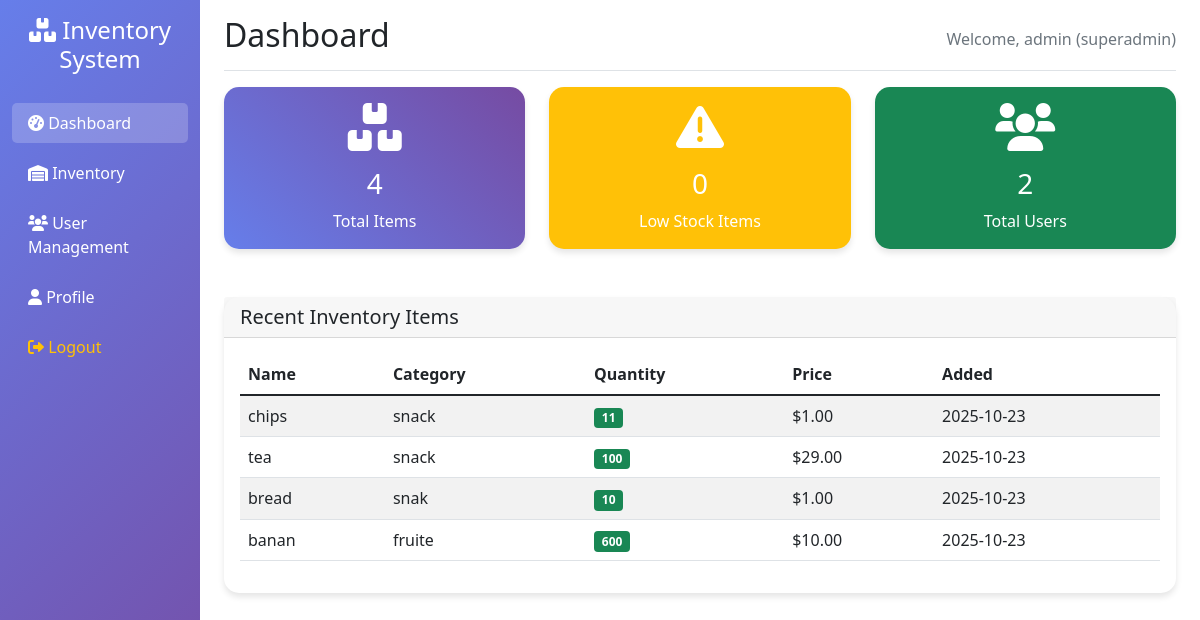
The app's page /dashboard (signed in) with its own data.
### tables this page shows
CREATE TABLE inventory (
    id INTEGER PRIMARY KEY AUTOINCREMENT,
    name VARCHAR(100) NOT NULL,
    description TEXT,
    category VARCHAR(50),
    quantity INTEGER DEFAULT 0,
    price DECIMAL(10,2) DEFAULT 0.00,
    created_by INTEGER,
    created_at TIMESTAMP DEFAULT CURRENT_TIMESTAMP,
    updated_at TIMESTAMP DEFAULT CURRENT_TIMESTAMP,
    FOREIGN KEY (created_by) REFERENCES users (id)
);

### app.py (the view)
@app.route('/dashboard')
@login_required
def dashboard():
    conn = get_db_connection()
    total_items = conn.execute('SELECT COUNT(*) FROM inventory').fetchone()[0]
    low_stock = conn.execute('SELECT COUNT(*) FROM inventory WHERE quantity < 10').fetchone()[0]
    total_users = 0
    if session['role'] in ['superadmin', 'admin']:
        total_users = conn.execute('SELECT COUNT(*) FROM users').fetchone()[0]
    recent_items = conn.execute(
        'SELECT * FROM inventory ORDER BY created_at DESC LIMIT 5'
    ).fetchall()
    conn.close()
    return render_template('dashboard.html',
                         total_items=total_items,
                         low_stock=low_stock,
                         total_users=total_users,
                         recent_items=recent_items)

### app.py (called while the page is built)
def get_db_connection():
    conn = sqlite3.connect(DATABASE)
    conn.row_factory = sqlite3.Row
    return conn

def login_required(f):
    from functools import wraps
    @wraps(f)
    def decorated_function(*args, **kwargs):
        if 'user_id' not in session:
            return redirect(url_for('login'))
        return f(*args, **kwargs)
    return decorated_function

### templates/dashboard.html
{% extends "base.html" %}
{% block header %}Dashboard{% endblock %}
{% block content %}
<div class="row">
    <div class="col-md-4 mb-4">
        <div class="card stat-card">
            <div class="card-body text-center">
                <i class="fas fa-boxes fa-3x mb-3"></i>
                <h3>{{ total_items }}</h3>
                <p class="mb-0">Total Items</p>
            </div>
        </div>
    </div>
    <div class="col-md-4 mb-4">
        <div class="card bg-warning text-white">
            <div class="card-body text-center">
                <i class="fas fa-exclamation-triangle fa-3x mb-3"></i>
                <h3>{{ low_stock }}</h3>
                <p class="mb-0">Low Stock Items</p>
            </div>
        </div>
    </div>
    {% if session.role == 'superadmin' %}
    <div class="col-md-4 mb-4">
        <div class="card bg-success text-white">
            <div class="card-body text-center">
                <i class="fas fa-users fa-3x mb-3"></i>
                <h3>{{ total_users }}</h3>
                <p class="mb-0">Total Users</p>
            </div>
        </div>
    </div>
    {% endif %}
</div>
<div class="row mt-4">
    <div class="col-12">
        <div class="card">
            <div class="card-header">
                <h5 class="card-title mb-0">Recent Inventory Items</h5>
            </div>
            <div class="card-body">
                {% if recent_items %}
                <div class="table-responsive">
                    <table class="table table-striped">
                        <thead>
                            <tr>
                                <th>Name</th>
                                <th>Category</th>
                                <th>Quantity</th>
                                <th>Price</th>
                                <th>Added</th>
                            </tr>
                        </thead>
                        <tbody>
                            {% for item in recent_items %}
                            <tr>
                                <td>{{ item.name }}</td>
                                <td>{{ item.category }}</td>
                                <td>
                                    <span class="badge {% if item.quantity < 10 %}bg-danger{% else %}bg-success{% endif %}">
                                        {{ item.quantity }}
                                    </span>
                                </td>
                                <td>${{ "%.2f"|format(item.price) }}</td>
                                <td>{{ item.created_at[:10] }}</td>
                            </tr>
                            {% endfor %}
                        </tbody>
                    </table>
                </div>
                {% else %}
                <p class="text-muted">No inventory items yet.</p>
                {% endif %}
            </div>
        </div>
    </div>
</div>
{% endblock %}

### templates/base.html (shortened to what this page needs)
<!DOCTYPE html>
<html lang="en">
<head>
    <link href="https://cdn.jsdelivr.net/npm/bootstrap@5.1.3/dist/css/bootstrap.min.css" rel="stylesheet">
    <link href="https://cdnjs.cloudflare.com/ajax/libs/font-awesome/6.0.0/css/all.min.css" rel="stylesheet">
</head>
<body>
    {% if session.user_id %}
    <div class="container-fluid">
        <div class="row">
            <nav class="col-md-3 col-lg-2 d-md-block sidebar collapse">
                <div class="position-sticky pt-3">
                    <h4 class="text-white text-center mb-4">
                        <i class="fas fa-boxes"></i> Inventory System
                    </h4>
                    <ul class="nav flex-column">
                        <li class="nav-item">
                            <a class="nav-link {% if request.endpoint == 'dashboard' %}active{% endif %}"
                               href="{{ url_for('dashboard') }}">
                                <i class="fas fa-tachometer-alt"></i> Dashboard
                            </a>
                        </li>
                        <li class="nav-item">
                            <a class="nav-link {% if request.endpoint == 'inventory' %}active{% endif %}"
                               href="{{ url_for('inventory') }}">
                                <i class="fas fa-warehouse"></i> Inventory
                            </a>
                        </li>
                        {% if session.role == 'superadmin' %}
                        <li class="nav-item">
                            <a class="nav-link {% if request.endpoint == 'users' %}active{% endif %}"
                               href="{{ url_for('users') }}">
                                <i class="fas fa-users"></i> User Management
                            </a>
                        </li>
                        {% endif %}
                        <li class="nav-item">
                            <a class="nav-link {% if request.endpoint == 'profile' %}active{% endif %}"
                               href="{{ url_for('profile') }}">
                                <i class="fas fa-user"></i> Profile
                            </a>
                        </li>
                        <li class="nav-item">
                            <a class="nav-link text-warning" href="{{ url_for('logout') }}">
                                <i class="fas fa-sign-out-alt"></i> Logout
                            </a>
                        </li>
                    </ul>
                </div>
            </nav>
            <main class="col-md-9 ms-sm-auto col-lg-10 px-md-4">
                <div class="d-flex justify-content-between flex-wrap flex-md-nowrap align-items-center pt-3 pb-2 mb-3 border-bottom">
                    <h2>{% block header %}{% endblock %}</h2>
                    <span class="text-muted">Welcome, {{ session.username }} ({{ session.role }})</span>
                </div>
                {% block content %}{% endblock %}
            </main>
        </div>
    </div>
    {% else %}
        {% block auth_content %}{% endblock %}
    {% endif %}
</body>
</html>

### templates/base.html (style rules this page uses)
.sidebar { min-height: 100vh; background: linear-gradient(135deg, #667eea 0%, #764ba2 100%); }
.sidebar .nav-link { color: #fff; margin: 5px 0; border-radius: 5px; }
.sidebar .nav-link.active { background: rgba(255,255,255,0.2); }
.card { border: none; border-radius: 15px; box-shadow: 0 4px 6px rgba(0,0,0,0.1); transition: transform 0.3s; }
.stat-card { background: linear-gradient(45deg, #667eea, #764ba2); color: white; }

### records on screen
inventory: name "chips", category "snack", quantity "11", price "1.00", created_at "2025-10-23"
inventory: name "tea", category "snack", quantity "100", price "29.00", created_at "2025-10-23"
inventory: name "bread", category "snak", quantity "10", price "1.00", created_at "2025-10-23"
inventory: name "banan", category "fruite", quantity "600", price "10.00", created_at "2025-10-23"

### other values on screen
{{ session.username }} "admin"
{{ session.role }} "superadmin"
{{ total_items }} "4"
{{ low_stock }} "0"
{{ total_users }} "2"
